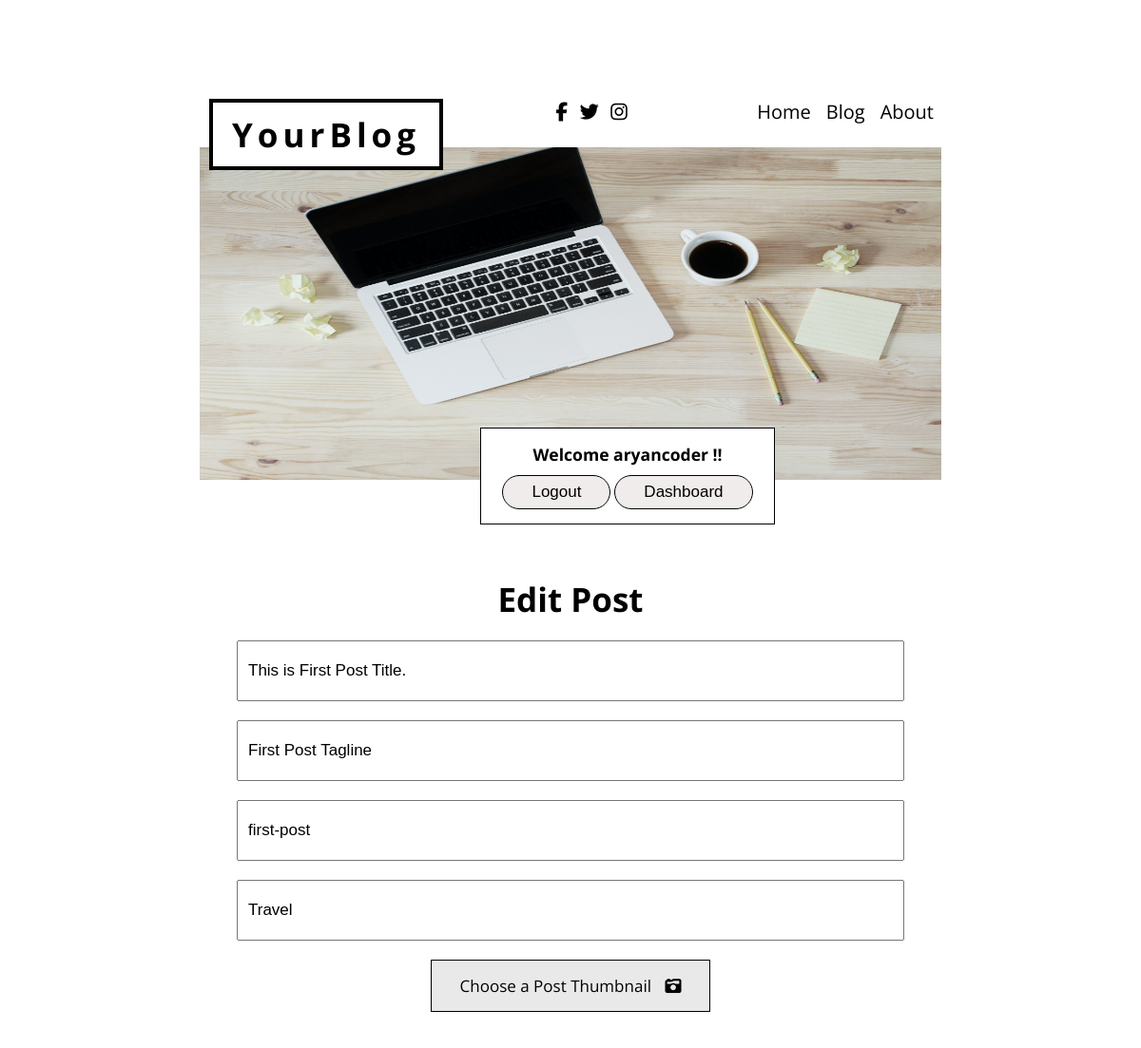
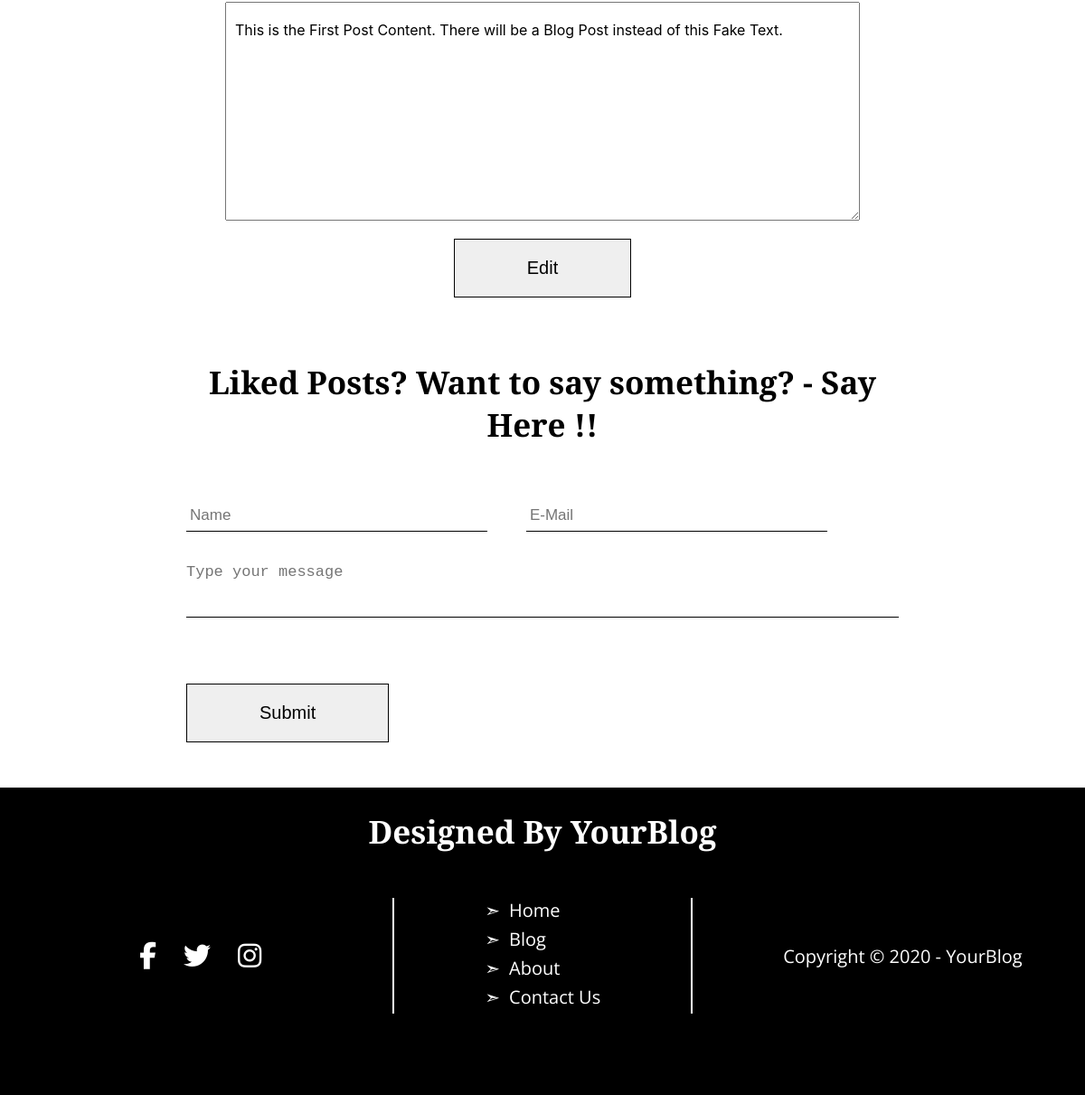
The app's page /editPost/9 (signed in) with its own data (2 pictures, top to bottom).
### blog/models.py (models this page shows, shortened)
class Post(models.Model):
    serial_no = models.AutoField(primary_key=True)
    title = models.CharField(max_length=120, null=False)
    tagline = models.CharField(max_length=100)
    slug = models.SlugField(max_length=50, null=False)
    author = models.CharField(max_length=50, null=False)
    category = models.CharField(max_length=20, default="", null=False)
    content = models.TextField()
    thumbnail_image = models.ImageField(upload_to = "blog", blank= True)
    timestamp = models.DateTimeField(default=now)

### home/views.py (the view)
# urls.py: path("editPost/<str:serial_no>", views.editPost, name="editPost"),
def editPost(request, serial_no):
    if request.method == "POST":
        title = request.POST.get("title")
        tagline = request.POST.get("tagline")
        post_slug = request.POST.get("slug")
        content = request.POST.get("content")
        author = request.user
        category = request.POST.get("category")
        timestamp = datetime.now()
        imageForm = ImageForm(request.POST, request.FILES)
        if serial_no == "0":
            if imageForm.is_valid():
                formImage = imageForm.cleaned_data["image"]
                new_post = Post(title=title, tagline=tagline, slug=post_slug, content=content, author=author, category=category, timestamp=timestamp, thumbnail_image=formImage)
            else:
                new_post = Post(title=title, tagline=tagline, slug=post_slug, content=content, author=author, category=category, timestamp=timestamp)
            new_post.save()
            return redirect("/dashboard")
        else:
            if imageForm.is_valid():
                formImage = imageForm.cleaned_data["image"]
                post = Post.objects.filter(serial_no= serial_no).first()
                post.thumbnail_image = formImage
            else:
                post = Post.objects.filter(serial_no= serial_no).first()
            post.title = title
            post.tagline = tagline
            post.slug = post_slug
            post.content = content
            post.category = category
            post.save()
            return redirect(f"/editPost/{serial_no}")
    else:
        imageForm = ImageForm()
    post = Post.objects.filter(serial_no= serial_no).first()
    context = {"post":post, "serial_no":serial_no, "form":imageForm}
    return render(request, "blog/editPost.html", context)

### blog/forms.py
class ImageForm(forms.Form):
    image = forms.ImageField(required=False, widget=forms.FileInput(attrs={"hidden":True}))

### templates/blog/editPost.html (shortened to what this page needs)
{% extends 'base.html' %}
{% block body %}
<div class="container">
    <h1 class="lg-heading text-center">Edit Post</h1>
    <form action="/editPost/{{serial_no}}" method="POST" enctype="multipart/form-data">{% csrf_token %}
        <div class="editForm flex-column">
        <input type="text" name="title" placeholder="Title" value="{{post.title}}">
        <input type="text" name="tagline" placeholder="Tagline" value="{{post.tagline}}">
        <input type="slug" name="slug" placeholder="Slug" value="{{post.slug}}">
        <input type="text" class="category-input" name="category" placeholder="category" value="{{post.category}}">
        <label for="id_image">Choose a Post Thumbnail <span><i class="	fas fa-camera-retro"></i></span></label>
        <textarea name="content" id="editTextarea" cols="30" rows="10" placeholder="Content">{{post.content}}</textarea>
        <div class="submit-btn">
        <button type="submit" class="btn"> Edit </button>
    </div>
    </div>
    </form>
</div>
{% endblock body %}

### templates/base.html (shortened to what this page needs)
<!DOCTYPE html>
<html lang="en">
<head>
  {% load static %}
  <link rel="stylesheet" href="{% static 'home/css/style.css' %}" />
</head>
<body scroll="no" style="overflow-x: hidden;">
  <div class="container">
    <header class="header">
      <nav class="navbar">
        <div class="logo-container" id="log-con">
          <a href="/" class="text-black">
            <h1 class="lg-heading l-spacing-lg">YourBlog</h1>
          </a>
        </div>
        <div class="social-icons">
          <i class="fab fa-facebook-f fa-2x icon"></i>
          <i class="fab fa-twitter fa-2x icon"></i>
          <i class="fab fa-instagram fa-2x icon"></i>
        </div>
        <ul class="nav-items">
          <li class="item">
            <a class="{% block homeactive %} {% endblock homeactive %}" href="/">Home</a>
          </li>
          <li class="item">
            <a class="{% block blogactive %} {% endblock blogactive %}" href="/blog/">Blog</a>
          </li>
          <li class="item">
            <a class="{% block aboutactive %} {% endblock aboutactive %}" href="/about">About</a>
          </li>
        </ul>
      </nav>
      <div class="header-img">
        <img src="{% static 'home/img/your-blog-header1.jpg' %}" alt="yourBlog Header Image" />
      </div>
      {% if user.is_authenticated %}
      <div class="welcome-user text-center">
        <h3>Welcome {{ request.user }} !!</h3>
        <a href="/logout/"><button type="submit" class="btn-primary" id="logout">Logout</button></a>
        <a href="/dashboard"><button type="submit" class="btn-primary">Dashboard</button></a>
      </div>
      {% else %}
      <div class="login-signup-btn" style="position: relative; left: 295px; bottom: 30px;">
        <button type="button" class="btn-primary" id="login">Login</button>
        <button type="button" class="btn-primary" id="signup">Sign Up</button>
      </div>
      {% endif %}
    </header>
  </div>
  {% block body %} {% endblock body %}
  <section class="contact-section" id="contact">
    <div class="container contact-contents">
      <div class="contact-heading text-center">
        <h1 class="lg-heading">
          Liked Posts? Want to say something? - Say Here !!
        </h1>
      </div>
      <div class="contact-input-fields flex-column">
        <form action="/contact/" method="POST">
          <div class="name-email-field flex">
            <input type="text" name="name" id="name" placeholder="Name" />
            <input type="email" name="email" id="email" placeholder="E-Mail" />
          </div>
          <div class="message-field">
            <textarea name="message" id="message" cols="30" rows="10" placeholder="Type your message"></textarea>
          </div>
          <div class="button-container">
            <button type="submit" class="btn">Submit</button>
          </div>
        </form>
      </div>
    </div>
  </section>
  <footer class="footer flex-column">
    <div class="footer-heading">
      <h1 class="lg-heading">Designed By YourBlog</h1>
    </div>
    <div class="footer-content flex">
      <div class="footer-icons flex-center">
        <i class="fab fa-facebook-f fa-3x icon"></i>
        <i class="fab fa-twitter fa-3x icon"></i>
        <i class="fab fa-instagram fa-3x icon"></i>
      </div>
      <div class="quick-links text-left flex-center">
        <ul class="ql-items">
          <li class="ql-item"><a href="/">Home</a></li>
          <li class="ql-item"><a href="/blog#all_post">Blog</a></li>
          <li class="ql-item"><a href="/about">About</a></li>
          <li class="ql-item"><a href="#contact">Contact Us</a></li>
        </ul>
      </div>
      <div class="footer-text flex-center">
        <p>Copyright &copy; 2020 - <a href="/">YourBlog</a></p>
      </div>
    </div>
  </footer>
</body>
</html>

### static/home/css/style.css (style rules this page uses)
* { box-sizing: border-box; margin: 0; padding: 0; }
html { font-size: 62.5%; font-family: 'Open Sans', sans-serif; }
img { display: inline-block; }
ul { list-style: none; }
a { text-decoration: none; }
.container { max-width: 1100px; width: 65%; margin: 0 auto; }
.flex { display: flex; }
.flex-center { display: flex; align-items: center; justify-content: center; }
.flex-column { display: flex; flex-direction: column; align-items: center; justify-content: center; }
.text-center { text-align: center; }
.text-left { text-align: left; }
.text-black { color: black; }
.lg-heading { font-size: 3.5rem; }
.l-spacing-lg { letter-spacing: 0.5rem; }
.icon { padding: 5px; }
.header { padding-top: 80px; }
.header-img { width: 100%; display: flex; align-items: center; }
.header-img img { display: inline-block; width: 100%; height: 350px; margin: 0 auto; }
.navbar { display: flex; align-items: center; justify-content: space-between; }
.navbar ul { display: flex; }
.navbar ul a { color: black; padding: 8px; font-size: 20px; }
.logo-container { padding: 10px 20px; border: 4px solid black; background-color: white; position: relative; top: 24px; left: 10px; }
.contact-heading { margin: 60px 0; font-family: playfairdisplay-bold, "playfair display", serif; }
.name-email-field { justify-content: space-between; width: 90%; margin-bottom: 35px; }
.name-email-field input { border: none; border-bottom: 1px solid black; font-size: 17px; width: 47%; padding: 7px 4px; outline: none; }
.message-field textarea { font-weight: 300; font-size: 17px; border: none; border-bottom: 1px solid black; width: 788px; height: 60px; max-height: 60px; margin-bottom: 20px; outline: none; resize: none; }
.btn { margin: 50px 0; font-size: 20px; padding: 20px 80px; text-transform: capitalize; border: 1px solid black; cursor: pointer; }
.btn-primary { padding: 15px 40px; font-size: 17px; margin: 0 10px; text-transform: capitalize; background-color: white; border: 1px solid black; cursor: pointer; }
footer { background-color: black; color: white; }
.footer-content { width: 100%; justify-content: center; margin: 25px 0; margin-bottom: 90px; }
.footer-heading { font-family: playfairdisplay-bold, "playfair display", serif; margin: 25px 0; }
.footer-icons { margin-left: 80px; }
.footer-icons i { margin-right: 20px; }
.quick-links { border-width: 2px; border-style: solid; border-top: white; border-bottom: white; padding: 0 100px; margin-left: 120px; }
.ql-item a { font-size: 20px; color: white; }
.ql-items li { margin-bottom: 5px; }
.quick-links a::before { content: "\27A3"; margin-right: 10px; }
.footer-text { font-size: 20px; margin-left: 100px; }
.footer-text a { color: white; }
.welcome-user { font-size: 15px; position: relative; left: 295px; bottom: 55px; width: 310px; border: 1px solid black; padding: 15px 0; background-color: white; }
.welcome-user button { padding: 7px 30px; background-color: rgb(240, 236, 236); margin: 10px 0 0 0; border-radius: 20px; }
.editForm input { width: 90%; padding: 20px 10px; margin-top: 20px; outline: none; font-size: 17px; }
.editForm textarea { width: 90%; padding: 20px 10px; margin-top: 20px; outline: none; font-family: -apple-system, BlinkMacSystemFont, 'Segoe UI', Roboto, Oxygen, Ubuntu, Cantarell, 'Open Sans', 'Helvetica Neue', sans-serif; font-size: 16px; }
.editForm .submit-btn .btn { margin: 20px 0 10px 0; }
label { border: 1px solid black; background-color: rgb(233, 233, 233); font-size: 17px; padding: 15px 30px; cursor: pointer; margin-bottom: 20px; }
label i { margin-left: 10px; }
.category-input { margin-bottom: 20px; }

### records on screen
Post: title "This is First Post Title.", tagline "First Post Tagline", slug "first-post", category "Travel", content "This is the First Post Content. There will be a Blog Post instead of this Fake Text."

### other values on screen
{{ request.user }} "aryancoder"
